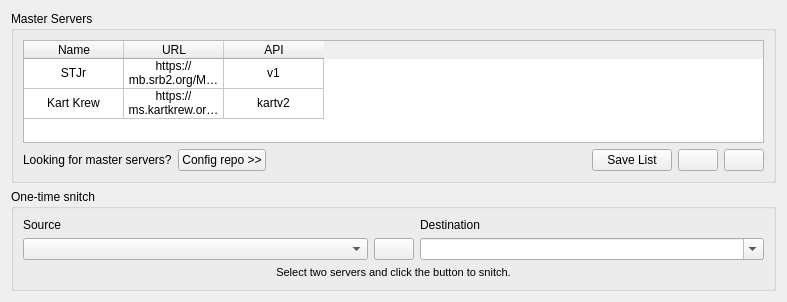
                            <widget class="QWidget" name="scrollAreaWidgetContents_11">
                             <property name="geometry">
                              <rect>
                               <x>0</x>
                               <y>0</y>
                               <width>787</width>
                               <height>302</height>
                              </rect>
                             </property>
                             <layout class="QVBoxLayout" name="verticalLayout_21">
                              <item>
                               <widget class="QGroupBox" name="groupBox_17">
                                <property name="title">
                                 <string>Master Servers</string>
                                </property>
                                <layout class="QGridLayout" name="gridLayout_37">
                                 <item row="1" column="0">
                                  <widget class="QLabel" name="ConfigrepoadLabel">
                                   <property name="text">
                                    <string>Looking for master servers?</string>
                                   </property>
                                  </widget>
                                 </item>
                                 <item row="1" column="5">
                                  <widget class="QPushButton" name="MSRemoveButton">
                                   <property name="toolTip">
                                    <string>Remove selected Master Server</string>
                                   </property>
                                   <property name="text">
                                    <string/>
                                   </property>
                                   <property name="icon">
                                    <iconset resource="ll.qrc">
                                     <normaloff>:/assets/img/icons/list-remove.png</normaloff>:/assets/img/icons/list-remove.png</iconset>
                                   </property>
                                  </widget>
                                 </item>
                                 <item row="1" column="2">
                                  <spacer name="horizontalSpacer_9">
                                   <property name="orientation">
                                    <enum>Qt::Horizontal</enum>
                                   </property>
                                   <property name="sizeHint" stdset="0">
                                    <size>
                                     <width>40</width>
                                     <height>20</height>
                                    </size>
                                   </property>
                                  </spacer>
                                 </item>
                                 <item row="1" column="4">
                                  <widget class="QPushButton" name="MSAddButton">
                                   <property name="toolTip">
                                    <string>Add Master Server</string>
                                   </property>
                                   <property name="text">
                                    <string/>
                                   </property>
                                   <property name="icon">
                                    <iconset resource="ll.qrc">
                                     <normaloff>:/assets/img/icons/list-add.png</normaloff>:/assets/img/icons/list-add.png</iconset>
                                   </property>
                                  </widget>
                                 </item>
                                 <item row="1" column="3">
                                  <widget class="QPushButton" name="MSListSaveButton">
                                   <property name="text">
                                    <string>Save List</string>
                                   </property>
                                   <property name="icon">
                                    <iconset resource="ll.qrc">
                                     <normaloff>:/assets/img/icons/document-save.png</normaloff>:/assets/img/icons/document-save.png</iconset>
                                   </property>
                                  </widget>
                                 </item>
                                 <item row="1" column="1">
                                  <widget class="QPushButton" name="MSVisitrepoButton">
                                   <property name="text">
                                    <string>Config repo &gt;&gt;</string>
                                   </property>
                                   <property name="icon">
                                    <iconset resource="ll.qrc">
                                     <normaloff>:/assets/img/icons/globe.png</normaloff>:/assets/img/icons/globe.png</iconset>
                                   </property>
                                  </widget>
                                 </item>
                                 <item row="0" column="0" colspan="6">
                                  <widget class="QTableWidget" name="MasterServersTable">
                                   <property name="sizeAdjustPolicy">
                                    <enum>QAbstractScrollArea::AdjustToContents</enum>
                                   </property>
                                   <property name="editTriggers">
                                    <set>QAbstractItemView::DoubleClicked</set>
                                   </property>
                                   <property name="selectionBehavior">
                                    <enum>QAbstractItemView::SelectRows</enum>
                                   </property>
                                   <attribute name="verticalHeaderVisible">
                                    <bool>false</bool>
                                   </attribute>
                                   <row>
                                    <property name="text">
                                     <string/>
                                    </property>
                                   </row>
                                   <row>
                                    <property name="text">
                                     <string/>
                                    </property>
                                   </row>
                                   <column>
                                    <property name="text">
                                     <string>Name</string>
                                    </property>
                                   </column>
                                   <column>
                                    <property name="text">
                                     <string>URL</string>
                                    </property>
                                   </column>
                                   <column>
                                    <property name="text">
                                     <string>API</string>
                                    </property>
                                   </column>
                                   <item row="0" column="0">
                                    <property name="text">
                                     <string>STJr</string>
                                    </property>
                                    <property name="textAlignment">
                                     <set>AlignCenter</set>
                                    </property>
                                   </item>
                                   <item row="0" column="1">
                                    <property name="text">
                                     <string>https://mb.srb2.org/MS/0</string>
                                    </property>
                                    <property name="textAlignment">
                                     <set>AlignCenter</set>
                                    </property>
                                   </item>
                                   <item row="0" column="2">
                                    <property name="text">
                                     <string>v1</string>
                                    </property>
                                    <property name="textAlignment">
                                     <set>AlignCenter</set>
                                    </property>
                                    <property name="flags">
                                     <set>ItemIsSelectable|ItemIsEnabled</set>
                                    </property>
                                   </item>
                                   <item row="1" column="0">
                                    <property name="text">
                                     <string>Kart Krew</string>
                                    </property>
                                    <property name="textAlignment">
                                     <set>AlignCenter</set>
                                    </property>
                                   </item>
                                   <item row="1" column="1">
                                    <property name="text">
                                     <string>https://ms.kartkrew.org/ms/api/games/SRB2Kart/</string>
                                    </property>
                                    <property name="textAlignment">
                                     <set>AlignCenter</set>
                                    </property>
                                   </item>
                                   <item row="1" column="2">
                                    <property name="text">
                                     <string>kartv2</string>
                                    </property>
                                    <property name="textAlignment">
                                     <set>AlignCenter</set>
                                    </property>
                                   </item>
                                  </widget>
                                 </item>
                                </layout>
                               </widget>
                              </item>
                              <item>
                               <widget class="QGroupBox" name="groupBox_3">
                                <property name="title">
                                 <string>One-time snitch</string>
                                </property>
                                <layout class="QGridLayout" name="gridLayout_6">
                                 <item row="1" column="3">
                                  <widget class="QLabel" name="label_25">
                                   <property name="text">
                                    <string>Destination</string>
                                   </property>
                                  </widget>
                                 </item>
                                 <item row="2" column="1">
                                  <widget class="QComboBox" name="SnitchsrcCombobox">
                                   <property name="placeholderText">
                                    <string>Select a source</string>
                                   </property>
                                  </widget>
                                 </item>
                                 <item row="3" column="1" colspan="3">
                                  <widget class="QLabel" name="SnitchmsgLabel">
                                   <property name="font">
                                    <font>
                                     <pointsize>8</pointsize>
                                    </font>
                                   </property>
                                   <property name="text">
                                    <string>Select two servers and click the button to snitch.</string>
                                   </property>
                                   <property name="alignment">
                                    <set>Qt::AlignCenter</set>
                                   </property>
                                  </widget>
                                 </item>
                                 <item row="2" column="3">
                                  <widget class="QComboBox" name="SnitchdestCombobox">
                                   <property name="editable">
                                    <bool>true</bool>
                                   </property>
                                   <property name="placeholderText">
                                    <string>Destination URL</string>
                                   </property>
                                  </widget>
                                 </item>
                                 <item row="2" column="2">
                                  <widget class="QPushButton" name="SnitchButton">
                                   <property name="sizePolicy">
                                    <sizepolicy hsizetype="Maximum" vsizetype="Fixed">
                                     <horstretch>0</horstretch>
                                     <verstretch>0</verstretch>
                                    </sizepolicy>
                                   </property>
                                   <property name="toolTip">
                                    <string>Mirror your source MS to a LiquidMS node</string>
                                   </property>
                                   <property name="text">
                                    <string/>
                                   </property>
                                   <property name="icon">
                                    <iconset resource="ll.qrc">
                                     <normaloff>:/assets/img/icons/media-playback-start.png</normaloff>:/assets/img/icons/media-playback-start.png</iconset>
                                   </property>
                                  </widget>
                                 </item>
                                 <item row="1" column="1">
                                  <widget class="QLabel" name="label_24">
                                   <property name="text">
                                    <string>Source</string>
                                   </property>
                                  </widget>
                                 </item>
                                </layout>
                               </widget>
                              </item>
                             </layout>
                            </widget>
